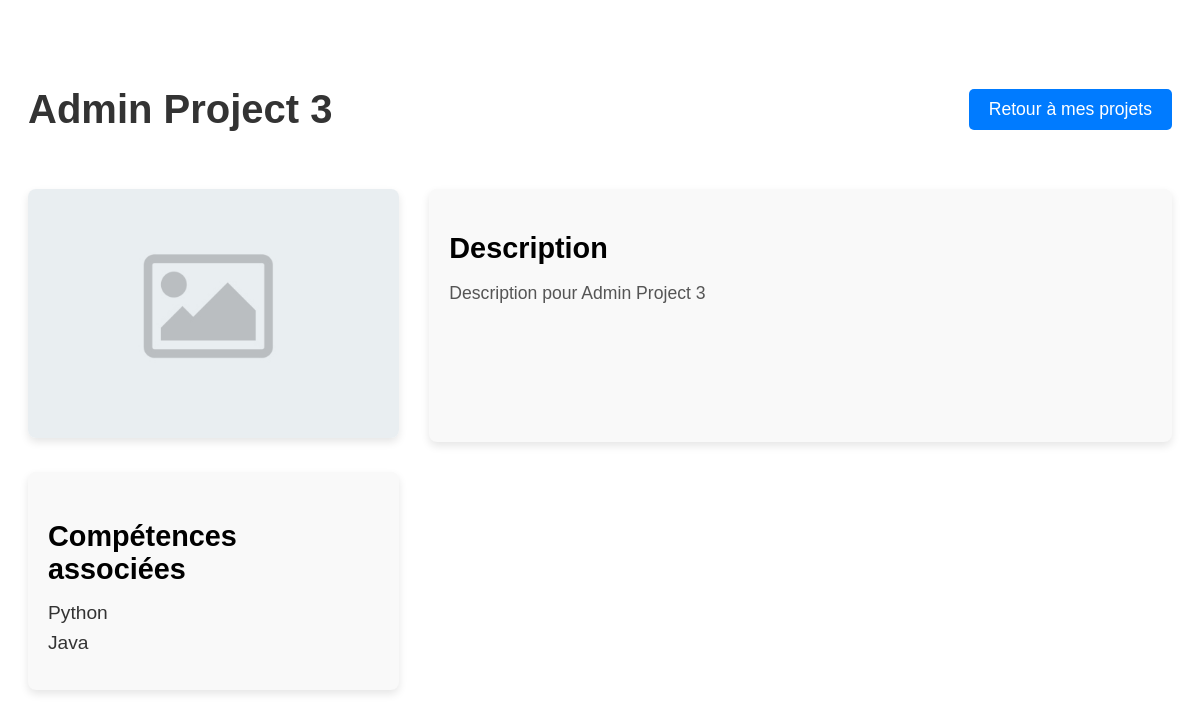
Screenshot of /projetb2/project/3 (signed in) with the database file from the repository.
### tables this page shows
CREATE TABLE projects (
    id INT PRIMARY KEY AUTO_INCREMENT,
    user_id INT NOT NULL,
    title VARCHAR(255) NOT NULL,
    description TEXT,
    image VARCHAR(255) NULL,
    FOREIGN KEY (user_id) REFERENCES users(id)
);

CREATE TABLE skills (
    id INT PRIMARY KEY AUTO_INCREMENT,
    name VARCHAR(100) NOT NULL
);

### src/controllers/ProjectController.php (called while the page is built, shortened)
<?php
require_once __DIR__ . '/../models/Project.php';
class ProjectController {
    public static function showProject($projectId) {
        $projectModel = new Project();
        $project = $projectModel->getProjectById($projectId);
        $skills = $projectModel->getProjectSkills($projectId);
        require __DIR__ . '/../views/user/project.php';
    }
}

### index.php (called while the page is built, shortened)
<?php
require_once __DIR__ . '/routes/web.php';
?>

### src/models/Project.php (called while the page is built, shortened)
<?php
require_once __DIR__ . '/../../config/database.php';
class Project {
    public function getProjectSkills($projectId) {
        global $pdo;
        $stmt = $pdo->prepare("
            SELECT s.* FROM skills s
            INNER JOIN project_skills ps ON ps.skill_id = s.id
            WHERE ps.project_id = ?
        ");
        $stmt->execute([$projectId]);
        return $stmt->fetchAll();
    }
    public function getProjectById($projectId) {
        global $pdo;
        $stmt = $pdo->prepare("SELECT * FROM projects WHERE id = ?");
        $stmt->execute([$projectId]);
        return $stmt->fetch();
    }
}

### src/views/user/project.php (the view, shortened to what this page needs)
<!DOCTYPE html>
<html lang="en">
<head>
    <link rel="stylesheet" href="/public/assets/css/project.css">
</head>
<body>
    <div class="project-container">
        <div class="project-header">
            <h1><?= htmlspecialchars($project['title']) ?></h1>
            <a href="/projetb2/dashboard" class="btn-back">Retour à mes projets</a>
        </div>
        <div class="project-details">
            <div class="project-image">
                <?php if ($project['image']): ?>
                    <img src="<?= htmlspecialchars($project['image']) ?>" alt="<?= htmlspecialchars($project['title']) ?>">
                <?php else: ?>
                    <p>Aucune image de couverture pour ce projet.</p>
                <?php endif; ?>
            </div>
            <div class="project-description">
                <h2>Description</h2>
                <p><?= nl2br(htmlspecialchars($project['description'])) ?></p>
            </div>
            <div class="project-skills">
                <h3>Compétences associées</h3>
                <ul>
                    <?php foreach ($skills as $skill): ?>
                        <li><?= htmlspecialchars($skill['name']) ?></li>
                    <?php endforeach; ?>
                </ul>
            </div>
        </div>
    </div>
</body>
</html>

### public/assets/css/project.css (style rules this page uses)
.project-container { max-width: 1200px; margin: 40px auto; padding: 20px; font-family: 'Arial', sans-serif; }
.project-header { display: flex; justify-content: space-between; align-items: center; margin-bottom: 30px; }
.project-header h1 { font-size: 2.5rem; color: #333; }
.btn-back { background-color: #007bff; color: white; padding: 10px 20px; text-decoration: none; border-radius: 5px; font-size: 1.1rem; transition: background-color 0.3s ease; }
.project-details { display: grid; grid-template-columns: 1fr 2fr; gap: 30px; }
.project-image img { max-width: 100%; border-radius: 8px; box-shadow: 0 4px 8px rgba(0, 0, 0, 0.1); }
.project-description { background-color: #f9f9f9; padding: 20px; border-radius: 8px; box-shadow: 0 4px 8px rgba(0, 0, 0, 0.1); }
.project-description h2 { font-size: 1.8rem; margin-bottom: 15px; }
.project-description p { font-size: 1.1rem; color: #555; }
.project-skills { background-color: #f9f9f9; padding: 20px; border-radius: 8px; box-shadow: 0 4px 8px rgba(0, 0, 0, 0.1); }
.project-skills h3 { font-size: 1.8rem; margin-bottom: 15px; }
.project-skills ul { list-style: none; padding-left: 0; }
.project-skills li { font-size: 1.2rem; color: #333; margin-bottom: 8px; }

### rows the page displays
projects: title "Admin Project 3", image (placeholder picture), description "Description pour Admin Project 3"
skills: name "Python"
skills: name "Java"
